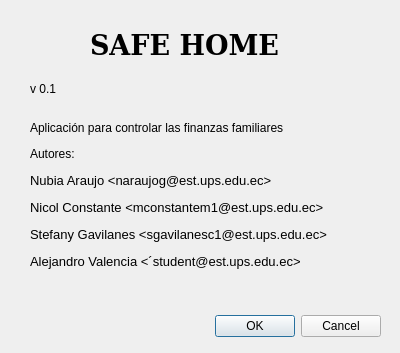
<?xml version="1.0" encoding="UTF-8"?>
<ui version="4.0">
 <class>Acerca_de</class>
 <widget class="QDialog" name="Acerca_de">
  <property name="geometry">
   <rect>
    <x>0</x>
    <y>0</y>
    <width>400</width>
    <height>353</height>
   </rect>
  </property>
  <property name="windowTitle">
   <string>Dialog</string>
  </property>
  <widget class="QDialogButtonBox" name="buttonBox">
   <property name="geometry">
    <rect>
     <x>40</x>
     <y>310</y>
     <width>341</width>
     <height>32</height>
    </rect>
   </property>
   <property name="orientation">
    <enum>Qt::Horizontal</enum>
   </property>
   <property name="standardButtons">
    <set>QDialogButtonBox::Cancel|QDialogButtonBox::Ok</set>
   </property>
  </widget>
  <widget class="QWidget" name="widget" native="true">
   <property name="geometry">
    <rect>
     <x>10</x>
     <y>20</y>
     <width>351</width>
     <height>271</height>
    </rect>
   </property>
   <widget class="QLabel" name="label">
    <property name="geometry">
     <rect>
      <x>80</x>
      <y>10</y>
      <width>201</width>
      <height>31</height>
     </rect>
    </property>
    <property name="minimumSize">
     <size>
      <width>3</width>
      <height>0</height>
     </size>
    </property>
    <property name="font">
     <font>
      <family>DejaVu Serif</family>
      <pointsize>20</pointsize>
      <weight>75</weight>
      <bold>true</bold>
     </font>
    </property>
    <property name="text">
     <string>SAFE HOME</string>
    </property>
   </widget>
   <widget class="QLabel" name="outVersion">
    <property name="geometry">
     <rect>
      <x>20</x>
      <y>60</y>
      <width>67</width>
      <height>17</height>
     </rect>
    </property>
    <property name="text">
     <string>v 0.1</string>
    </property>
   </widget>
   <widget class="QLabel" name="label_3">
    <property name="geometry">
     <rect>
      <x>20</x>
      <y>90</y>
      <width>341</width>
      <height>171</height>
     </rect>
    </property>
    <property name="text">
     <string>&lt;html&gt;&lt;head/&gt;&lt;body&gt;&lt;p align=&quot;justify&quot;&gt;Aplicación para controlar las finanzas familiares&lt;/p&gt;&lt;p align=&quot;justify&quot;&gt;Autores: &lt;/p&gt;&lt;p&gt;&lt;span style=&quot; font-size:10pt;&quot;&gt;Nubia Araujo &amp;lt;naraujog@est.ups.edu.ec&amp;gt;&lt;/span&gt;&lt;/p&gt;&lt;p&gt;&lt;span style=&quot; font-size:10pt;&quot;&gt;Nicol Constante &amp;lt;mconstantem1@est.ups.edu.ec&amp;gt;&lt;/span&gt;&lt;/p&gt;&lt;p&gt;&lt;span style=&quot; font-size:10pt;&quot;&gt;Stefany Gavilanes &amp;lt;sgavilanesc1@est.ups.edu.ec&amp;gt;&lt;/span&gt;&lt;/p&gt;&lt;p&gt;&lt;span style=&quot; font-size:10pt;&quot;&gt;Alejandro Valencia &amp;lt;´student@est.ups.edu.ec&amp;gt;&lt;/span&gt;&lt;/p&gt;&lt;/body&gt;&lt;/html&gt;</string>
    </property>
   </widget>
  </widget>
 </widget>
 <resources/>
 <connections>
  <connection>
   <sender>buttonBox</sender>
   <signal>accepted()</signal>
   <receiver>Acerca_de</receiver>
   <slot>accept()</slot>
   <hints>
    <hint type="sourcelabel">
     <x>248</x>
     <y>254</y>
    </hint>
    <hint type="destinationlabel">
     <x>157</x>
     <y>274</y>
    </hint>
   </hints>
  </connection>
  <connection>
   <sender>buttonBox</sender>
   <signal>rejected()</signal>
   <receiver>Acerca_de</receiver>
   <slot>reject()</slot>
   <hints>
    <hint type="sourcelabel">
     <x>316</x>
     <y>260</y>
    </hint>
    <hint type="destinationlabel">
     <x>286</x>
     <y>274</y>
    </hint>
   </hints>
  </connection>
 </connections>
</ui>
